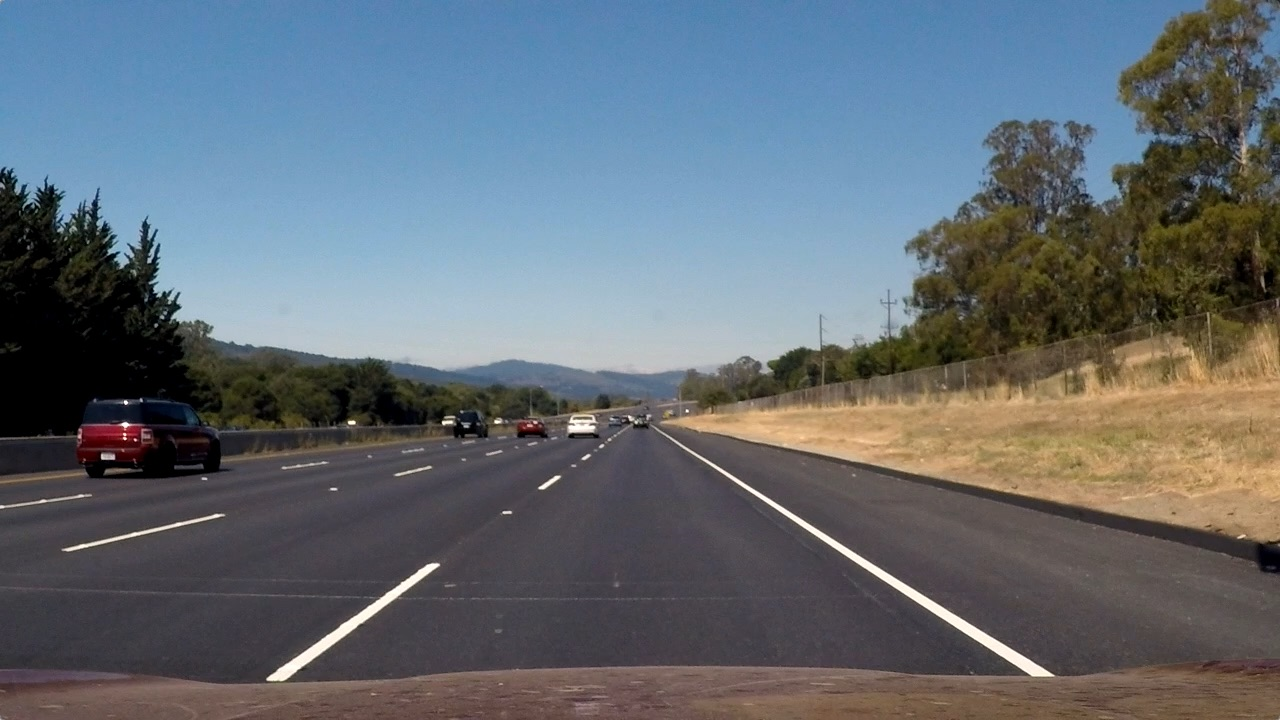
#> input picture test.jpg, 1280 x 720 px
$ python test.py
#> lines starting #> are read from the running program, lines starting #| are printed output that depends on the picture
import cv2
import numpy as np
import matplotlib.pyplot as plt
img=cv2.imread("test.jpg")
#> img is the input picture: shape (720, 1280, 3); mean B, G, R 115.1, 107.7, 99.4
dim=img.shape
#> dim = (720, 1280, 3)
img_h=dim[0]
#> img_h = 720
img_w=dim[1]
#> img_w = 1280
img1=img[450:img_h,0:img_w]
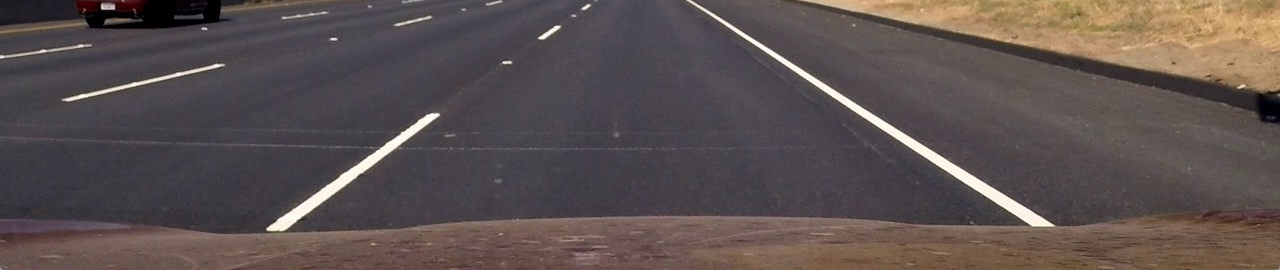
#> img1: shape (270, 1280, 3); mean B, G, R 79.5, 81.2, 91.6
dim1=img1.shape
#> dim1 = (270, 1280, 3)
img1_h=dim1[0]
#> img1_h = 270
img1_w=dim1[1]
#> img1_w = 1280
src = np.float32([[0, img1_h], [img1_w, img1_h], [0, 0], [img1_w, 0]])
dst = np.float32([[569, img1_h], [711, img1_h], [0, 0], [img1_w, 0]])
M = cv2.getPerspectiveTransform(src, dst)
plt.imshow(cv2.cvtColor(img,cv2.COLOR_BGR2RGB))
plt.show()
plt.imsave("1.png",img1)
plt.imshow(cv2.cvtColor(img1,cv2.COLOR_BGR2RGB))
plt.show()
#print(dim1)
#cv2.imshow("Test img",img)
warped_img=cv2.warpPerspective(img1,M,(img1_w,img1_h))
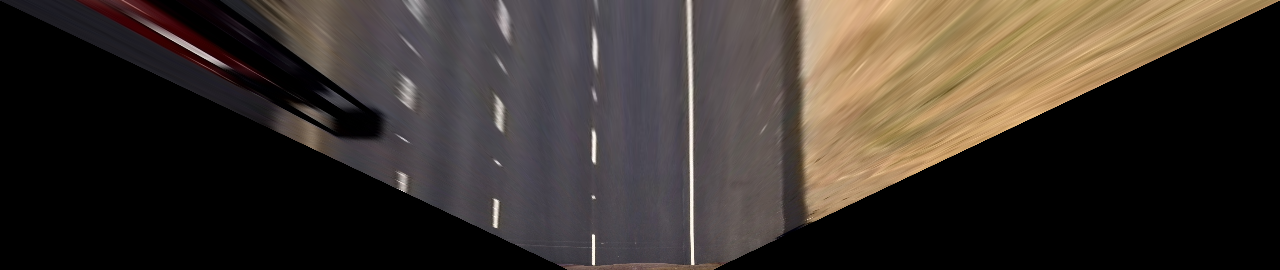
#> warped_img: shape (270, 1280, 3); mean B, G, R 45.3, 51.2, 59.1
img_top=warped_img
img_left=cv2.rotate(img_top, cv2.ROTATE_90_COUNTERCLOCKWISE)
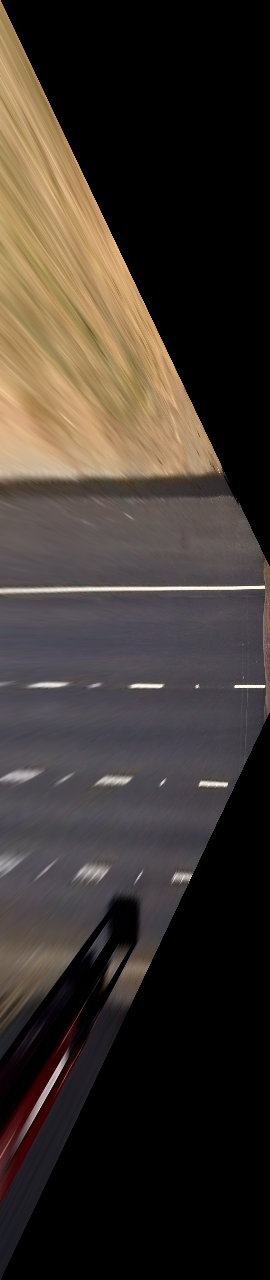
#> img_left: shape (1280, 270, 3); mean B, G, R 45.3, 51.2, 59.1
img_right=cv2.rotate(img_top, cv2.ROTATE_90_CLOCKWISE)
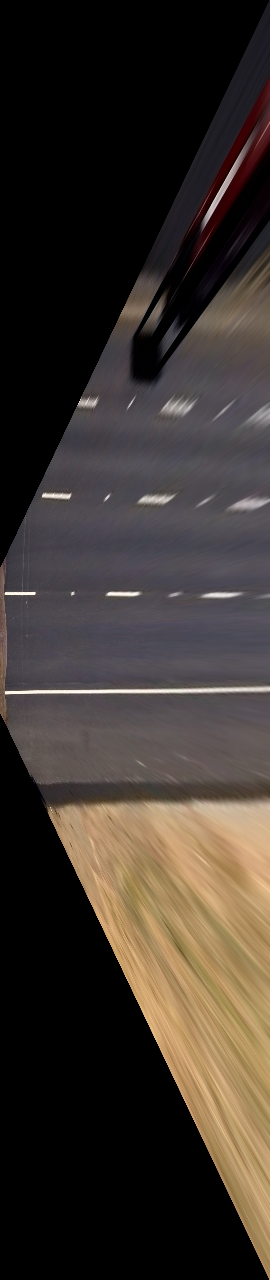
#> img_right: shape (1280, 270, 3); mean B, G, R 45.3, 51.2, 59.1
img_bot=cv2.rotate(img_top, cv2.ROTATE_180)
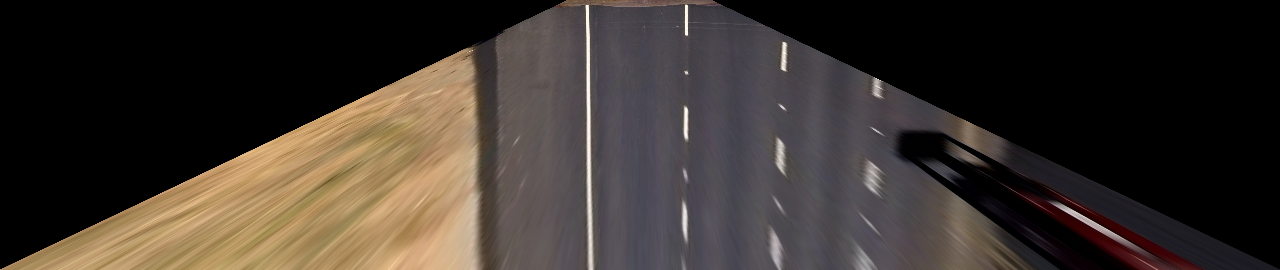
#> img_bot: shape (270, 1280, 3); mean B, G, R 45.3, 51.2, 59.1
dim_top=img_top.shape
#> dim_top = (270, 1280, 3)
dim_left = img_left.shape
#> dim_left = (1280, 270, 3)
dim_right= img_right.shape
dim_bot= img_bot.shape
fin_h,fin_w,fin_ch =dim_top[1],dim_left[0],3
#print(fin_h)
bg1=np.zeros((fin_h,fin_w,fin_ch),np.uint8)
bg2=np.zeros((fin_h,fin_w,fin_ch),np.uint8)
bg3=np.zeros((fin_h,fin_w,fin_ch),np.uint8)
bg4=np.zeros((fin_h,fin_w,fin_ch),np.uint8)
bg1[0:dim_top[0],0:dim_top[1]]= img_top
bg2[0:dim_left[0],0:dim_left[1]]= img_left
bg3[0:dim_right[0],(dim_right[0]-dim_right[1]):dim_right[0]]=img_right
bg4[(dim_bot[1]-dim_bot[0]):dim_bot[1],0:dim_bot[1]]=img_bot
#print(img_top)
#print(bg1)
fin1=cv2.add(bg1,bg2)
fin2=cv2.add(bg3,bg4)
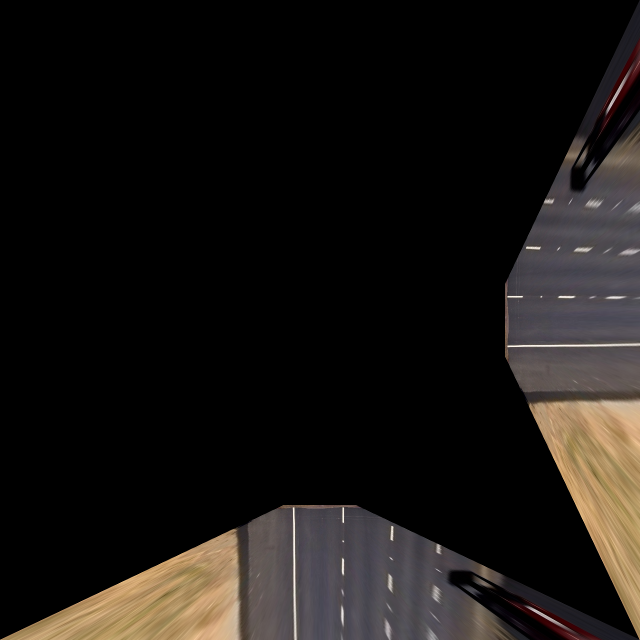
#> fin2: shape (1280, 1280, 3) (shown at 1/2 size); mean B, G, R 19.1, 21.6, 24.9
fin=cv2.add(fin1,fin2)
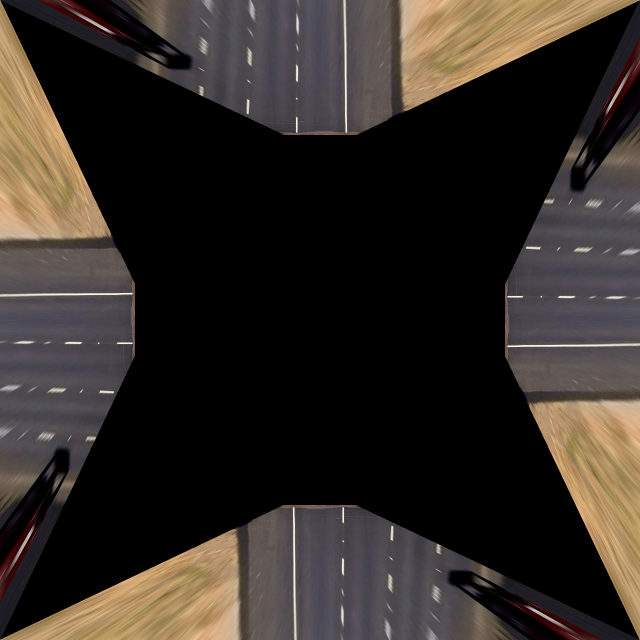
#> fin: shape (1280, 1280, 3) (shown at 1/2 size); mean B, G, R 38.3, 43.2, 49.9
# [4 lines of commented-out code are left out]
plt.imshow(cv2.cvtColor(fin,cv2.COLOR_BGR2RGB))
plt.show()
# [4 lines of commented-out code are left out]
cv2.waitKey(0)
